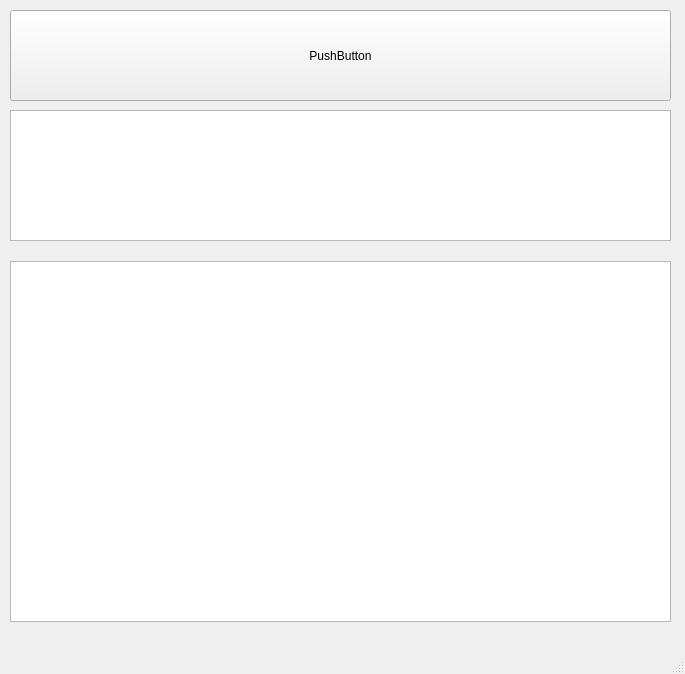
<?xml version="1.0" encoding="UTF-8"?>
<ui version="4.0">
 <class>MainWindow</class>
 <widget class="QMainWindow" name="MainWindow">
  <property name="geometry">
   <rect>
    <x>0</x>
    <y>0</y>
    <width>685</width>
    <height>674</height>
   </rect>
  </property>
  <property name="windowTitle">
   <string>MainWindow</string>
  </property>
  <widget class="QWidget" name="centralwidget">
   <widget class="QPushButton" name="pushButton">
    <property name="geometry">
     <rect>
      <x>10</x>
      <y>10</y>
      <width>661</width>
      <height>91</height>
     </rect>
    </property>
    <property name="text">
     <string>PushButton</string>
    </property>
   </widget>
   <widget class="QTextBrowser" name="textBrowser">
    <property name="geometry">
     <rect>
      <x>10</x>
      <y>110</y>
      <width>661</width>
      <height>131</height>
     </rect>
    </property>
   </widget>
   <widget class="QListWidget" name="listWidget">
    <property name="geometry">
     <rect>
      <x>10</x>
      <y>261</y>
      <width>661</width>
      <height>361</height>
     </rect>
    </property>
   </widget>
  </widget>
  <widget class="QMenuBar" name="menubar">
   <property name="geometry">
    <rect>
     <x>0</x>
     <y>0</y>
     <width>685</width>
     <height>26</height>
    </rect>
   </property>
  </widget>
  <widget class="QStatusBar" name="statusbar"/>
 </widget>
 <resources/>
 <connections/>
</ui>
